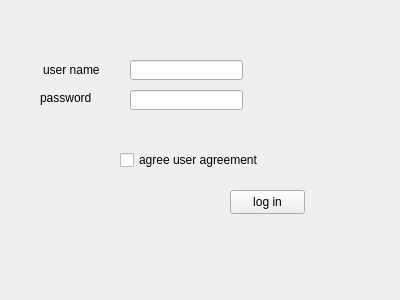
<?xml version="1.0" encoding="UTF-8"?>
<ui version="4.0">
 <class>Form</class>
 <widget class="QWidget" name="Form">
  <property name="geometry">
   <rect>
    <x>0</x>
    <y>0</y>
    <width>400</width>
    <height>300</height>
   </rect>
  </property>
  <property name="windowTitle">
   <string>Form</string>
  </property>
  <widget class="QLineEdit" name="lineEdit">
   <property name="geometry">
    <rect>
     <x>130</x>
     <y>60</y>
     <width>113</width>
     <height>20</height>
    </rect>
   </property>
  </widget>
  <widget class="QLineEdit" name="lineEdit_2">
   <property name="geometry">
    <rect>
     <x>130</x>
     <y>90</y>
     <width>113</width>
     <height>20</height>
    </rect>
   </property>
  </widget>
  <widget class="QLabel" name="label">
   <property name="geometry">
    <rect>
     <x>43</x>
     <y>60</y>
     <width>71</width>
     <height>20</height>
    </rect>
   </property>
   <property name="text">
    <string>user name</string>
   </property>
  </widget>
  <widget class="QLabel" name="label_2">
   <property name="geometry">
    <rect>
     <x>40</x>
     <y>90</y>
     <width>54</width>
     <height>16</height>
    </rect>
   </property>
   <property name="text">
    <string>password</string>
   </property>
  </widget>
  <widget class="QCheckBox" name="checkBox">
   <property name="geometry">
    <rect>
     <x>120</x>
     <y>150</y>
     <width>161</width>
     <height>20</height>
    </rect>
   </property>
   <property name="text">
    <string>agree user agreement</string>
   </property>
  </widget>
  <widget class="QPushButton" name="pushButton">
   <property name="geometry">
    <rect>
     <x>230</x>
     <y>190</y>
     <width>75</width>
     <height>24</height>
    </rect>
   </property>
   <property name="text">
    <string>log in</string>
   </property>
  </widget>
 </widget>
 <resources/>
 <connections>
  <connection>
   <sender>pushButton</sender>
   <signal>clicked()</signal>
   <receiver>Form</receiver>
   <slot>login()</slot>
   <hints>
    <hint type="sourcelabel">
     <x>275</x>
     <y>196</y>
    </hint>
    <hint type="destinationlabel">
     <x>345</x>
     <y>145</y>
    </hint>
   </hints>
  </connection>
 </connections>
 <slots>
  <slot>login()</slot>
 </slots>
</ui>
